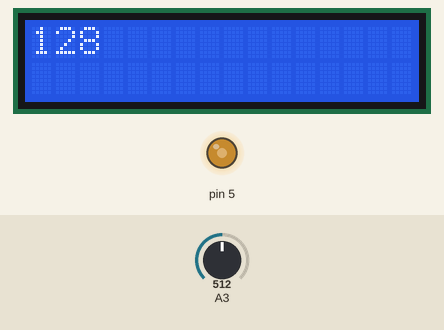
Recording of a sketch running on a simulated Arduino Uno, built with avr-gcc and run on an emulated ATmega328P. Shown: 16×2 character LCD, output pins drawn as LEDs (lit = HIGH). The test bench sets the inputs (shaded band); at power-on: A3 = 512. What the sketch prints to the serial monitor is not drawn.

Above: at 1.29 s.
1.3 s: A3 set to 716
At 1.55 s:
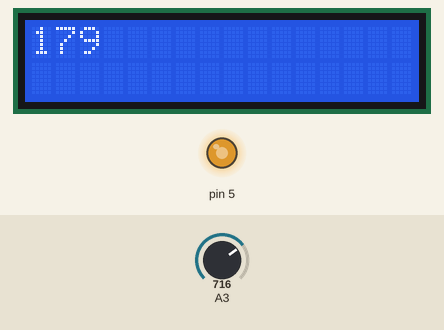
3.6 s: A3 set to 900
At 4.21 s:
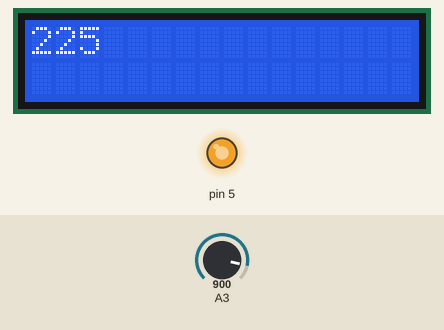
5.9 s: A3 set to 122
At 6.44 s:
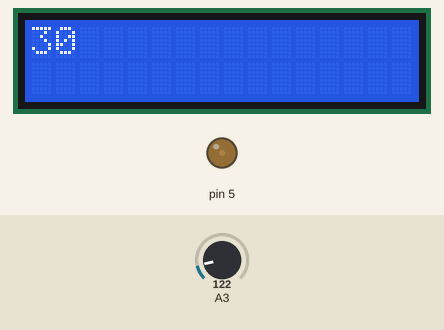
8.1 s: A3 set to 0
At 8.64 s:
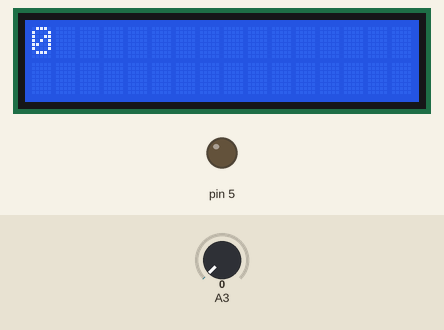
Timing chart, 0 to 11.1 s (numbered marks = the images above; inputs shaded):
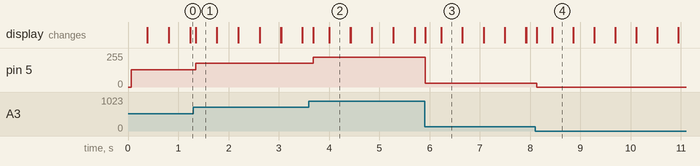

Measured:
- after the input at 1.3 s, pin 5: 128/255 → 179/255 at once; the display: changes at once (image 1)
- after the input at 3.6 s, pin 5: 179/255 → 225/255 after 0.08 s; the display: changes after 0.08 s (image 2)
- after the input at 5.9 s, pin 5: 225/255 → 30/255 at once; the display: changes at once (image 3)
- after the input at 8.1 s, pin 5: 30/255 → 0/255 at once; the display: changes at once (image 4)
- what the display in image 1 shows lasts 0.5 s, from 1.3 s to 1.8 s

The sketch:

Potentiometers.ino
```cpp
#include "Arduino.h"
#include <LiquidCrystal_I2C.h>
#include <Wire.h>
LiquidCrystal_I2C lcd(0x3F, 16, 2);
void setup()
{
	lcd.init();
	lcd.backlight();
	pinMode(5, OUTPUT);
	Serial.begin(9600);
}

void loop()
{
	Serial.println((analogRead(3))/4);
	lcd.print((analogRead(3) /4));
	analogWrite(5,(analogRead(3) /4));
	delay(100);
	lcd.clear();
}
```
